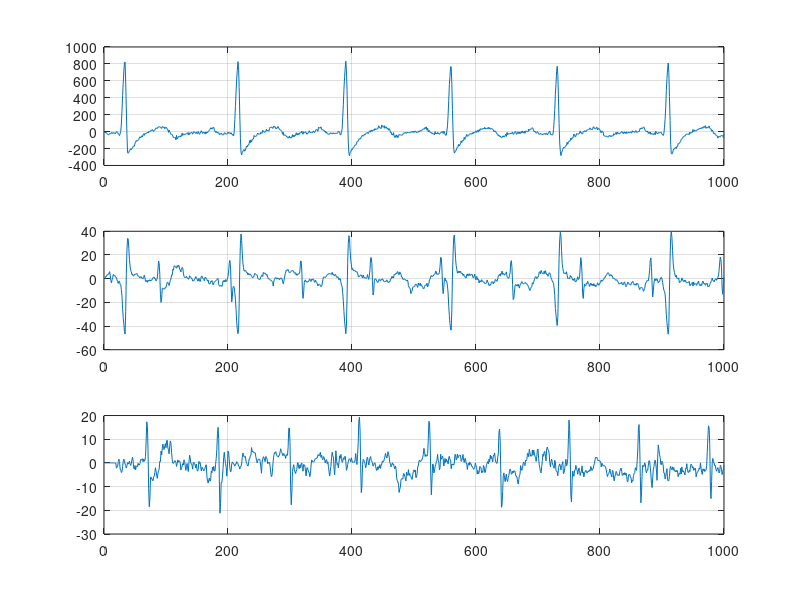

This figure's MATLAB source:
load fetus.dat
xp=fetus(:,8)-mean(fetus(:,8));
xv=fetus(:,2)-mean(fetus(:,2));
N=length(xv);
Fe = 300
%===== estimation of h
L=20; % L causal
M=3; % M anticausal
Xv=xv(L:N-M);
col=xp(L+M:N); lig=xp(M+L:-1:1);
Xp=toeplitz(col,lig);
h=Xp \ Xv; % resolution
cf=Xv-Xp*h; % fetal heart beats
Nmax=1000; indx=[1:Nmax];
subplot(311); plot(xp(indx)); grid
subplot(312); plot(xv(indx)); grid
subplot(313); plot([zeros(L-1,1);cf(L:Nmax)]); 
grid